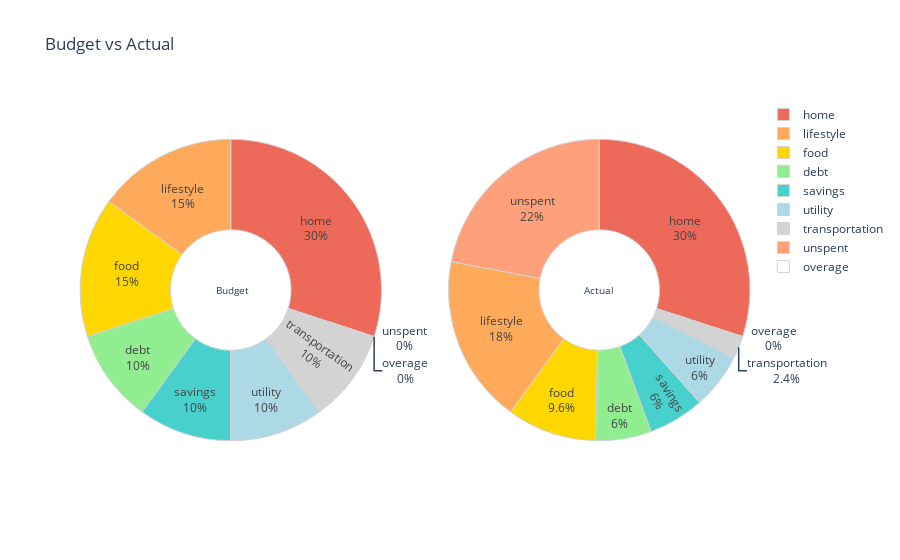

The code cell stored with this chart in its notebook:
### Code cell
import plotly.graph_objects as go
from plotly.subplots import make_subplots

labels = pie_group.category

# Create subplots: use 'domain' type for Pie subplot
fig = make_subplots(rows=1, cols=2, specs=[[{'type':'domain'}, {'type':'domain'}]])

fig.add_trace(go.Pie(
    labels=pie_group.category,
    values=pie_group.allocated,
    name="Essential"),
              1, 1)
fig.add_trace(go.Pie(
    labels=pie_group.category, 
    values=list(pie_group.actual), 
    name="Non-Essential"),
              1, 2)

# Use `hole` to create a donut-like pie chart
fig.update_traces(hole=.4, hoverinfo="label+percent+name", textinfo='label + percent', marker=dict(colors=soft_colors[:len(labels)], line=dict(color='lightgrey', width=1)))

fig.update_layout(
    title_text="Budget vs Actual",
    # Add annotations in the center of the donut pies.
    annotations=[dict(text='Budget', x=0.20, y=0.5, font_size=10, showarrow=False),
                 dict(text='Actual', x=0.80, y=0.5, font_size=10, showarrow=False)])
fig.write_image('donut_budget_V_actual.svg')
#fig.show()
show_svg('donut_budget_V_actual')

### Figure 1 — Plotly figure (JSON) as saved in the notebook; plotly's stock layout.template omitted (floating-point values rounded to 4 significant figures)
{"data": [{"domain": {"x": [0, 0.45], "y": [0, 1]}, "hole": 0.4, "hoverinfo": "label+percent+name", "labels": ["home", "unspent", "lifestyle", "food", "debt", "savings", "utility", "transportation", "overage"], "marker": {"colors": ["ED6A5A", "lightsalmon", "FFAA5A", "gold", "lightgreen", "mediumturquoise", "lightblue", "lightgray", "white"], "line": {"color": "lightgrey", "width": 1}}, "name": "Essential", "textinfo": "label+percent", "type": "pie", "values": [2500, 0, 1250, 1250, 833, 833, 833, 833, 0]}, {"domain": {"x": [0.55, 1], "y": [0, 1]}, "hole": 0.4, "hoverinfo": "label+percent+name", "labels": ["home", "unspent", "lifestyle", "food", "debt", "savings", "utility", "transportation", "overage"], "marker": {"colors": ["ED6A5A", "lightsalmon", "FFAA5A", "gold", "lightgreen", "mediumturquoise", "lightblue", "lightgray", "white"], "line": {"color": "lightgrey", "width": 1}}, "name": "Non-Essential", "textinfo": "label+percent", "type": "pie", "values": [2500, 1832, 1500, 800, 500, 500, 500, 200, 0]}], "layout": {"annotations": [{"font": {"size": 10}, "showarrow": false, "text": "Budget", "x": 0.2, "y": 0.5}, {"font": {"size": 10}, "showarrow": false, "text": "Actual", "x": 0.8, "y": 0.5}], "title": {"text": "Budget vs Actual"}}}
